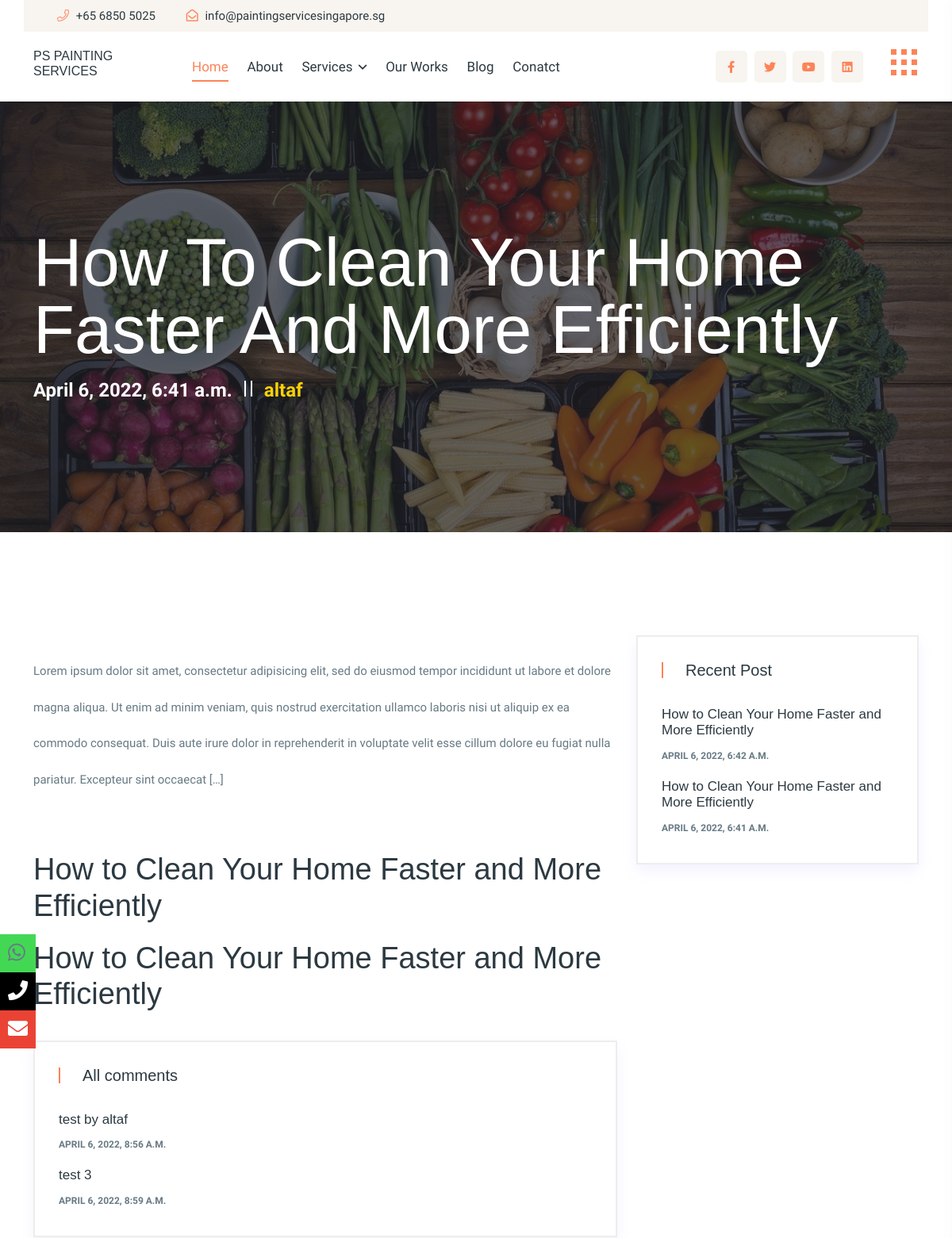
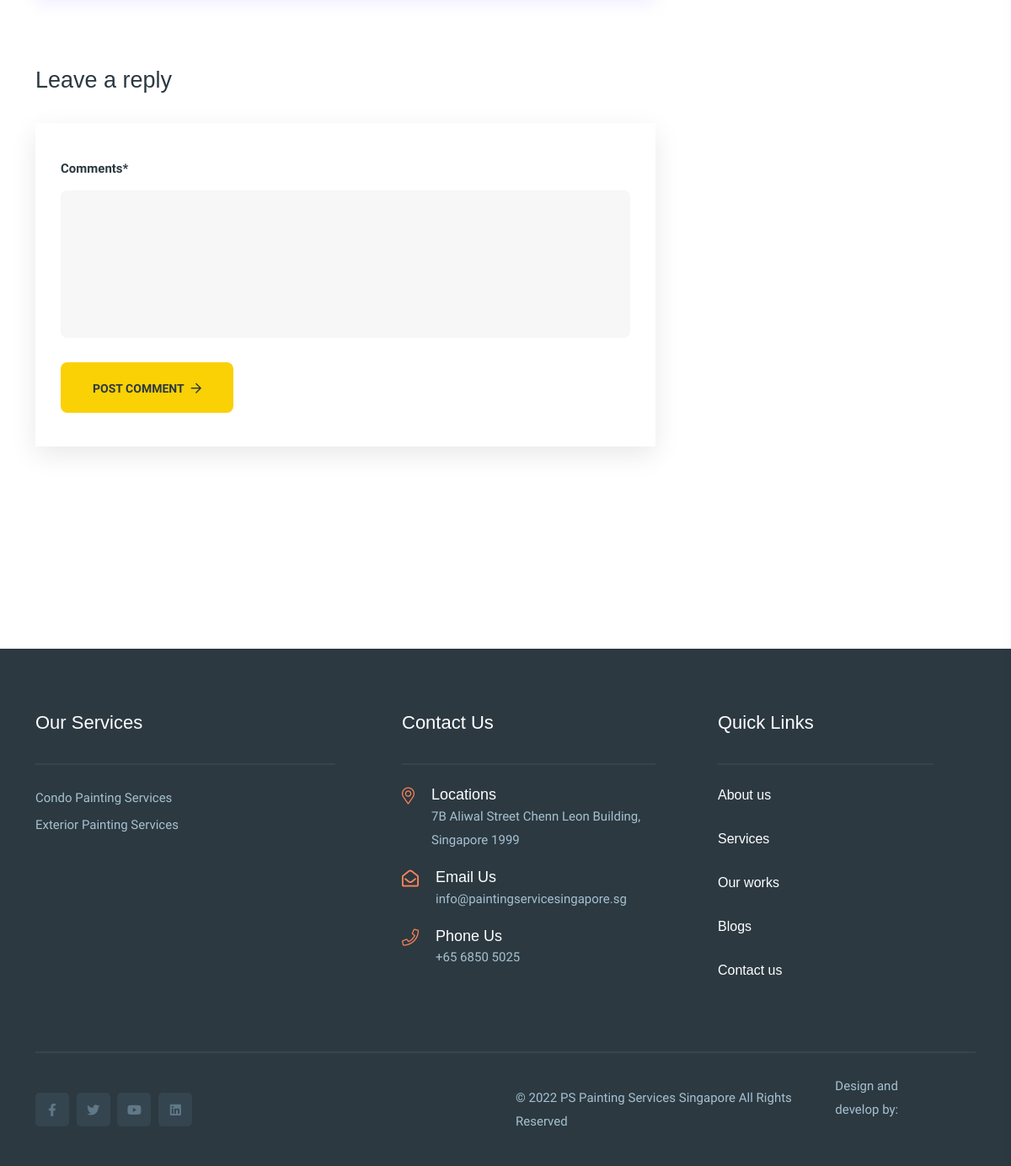
Screenshot of /blog/blog_details/1 with the database file from the repository (2 pictures, top to bottom).
### blogapp/models.py (models this page shows, shortened)
class Blog(models.Model):
    title = models.CharField(max_length=200,null=True,blank=True)
    writer = models.ForeignKey(User, on_delete=models.CASCADE)
    content = models.TextField(blank=True, null=True)
    post_date = models.DateTimeField(auto_now_add=True)
    post_updated = models.DateField(auto_now=True)
    image=models.ImageField(upload_to='post_images', blank=True, null=True)
    view_count=models.IntegerField(default=0)

class Comment(models.Model):
    post = models.ForeignKey(Blog, on_delete=models.CASCADE, related_name='comments')
    text = models.TextField(blank=True, null=True )
    created_date = models.DateTimeField(auto_now_add=True)

### homeapp/models.py (models this page shows, shortened)
class Services(models.Model):
    name= models.CharField(max_length=255, null=True)
    short_description =models.TextField(null=True,blank=True)
    details = models.TextField(null=True,blank=True)
    thumnail_images =  models.ImageField(null=True,blank=True,upload_to="services_images")

### blogapp/views.py (the view, shortened to what this page needs)
# urls.py: path('blog_details/<int:pk>', views.blog_details, name='blog_details'),
def blog_details(request,pk):
    object = Blog.objects.get(pk=pk)
    latest_blogs = Blog.objects.all().order_by('-post_date')[:3]
    post = get_object_or_404(Blog, pk=pk)
    if request.method == "POST":
        text = request.POST.get("text")
        print('------------------------------------test result')
        print(text)
        Comment.objects.create(text=text,post=object)
        return redirect("blogapp:blog_details",pk=post.pk )
    comments=Comment.objects.filter(post=post)
    return render(request,'blogapp/blog_details.html',{'object':object,'latest_blogs':latest_blogs,
    'comments':comments})

### homeapp/context_processors.py (called while the page is built)
def get_services_to_context(request):
    all_services = Services.objects.all()
    return {
        'all_services': all_services
    }

### templates/blogapp/blog_details.html (shortened to what this page needs)
{% extends 'base.html' %}
{% load static %}
{% block content %}
<main>
    <section class="page__title-area pt-160 pb-165 p-relative page__title-overlay" data-background="{{object.image.url}}">
       <div class="container">
          <div class="row">
             <div class="col-xxl-12">
                <div class="page__title-wrapper">
                   <h3 class="page__title">{{object.title}}</h3>
                   <nav aria-label="breadcrumb">
                      <ol class="breadcrumb">
                        <li class="breadcrumb-item"><a href="#">{{object.post_date}}</a></li>
                        <li class="breadcrumb-item active" aria-current="page">{{object.writer}}</li>
                      </ol>
                    </nav>
                </div>
             </div>
          </div>
       </div>
    </section>
    <section class="blog__details-area pt-130 pb-130">
       <div class="container">
          <div class="row">
             <div class="col-xxl-8 col-xl-8 col-lg-8">
                <div class="blog__details-wrapper">
                   <article class="postbox__item postbox__item-single format-image mb-50 transition-3">
                    <div class="postbox__text postbox__text-single mb-35">
                        <p>{{object.content|safe}}</p>
                     </div>
                     <div class="sidebar__widget mb-40">
                        <div class="sidebar__widget-top mb-30">
                           <h3 class="sidebar__widget-title">All comments</h3>
                        </div>
                        <div class="sidebar__widget-content">
                           <div class="sidebar__post rc__post">
                              <ul>
                                 {% if comments %}
                                  {% for latest in comments %}
                                 <li>
                                    <div class="rc__post d-flex align-items-center">
                                       <div class="rc__post-content">
                                          <h3 class="rc__post-title">
                                             <a href="#">{{latest.text}}</a>
                                          </h3>
                                          <div class="rc__meta">
                                             <span>{{latest.created_date}}</span>
                                          </div>
                                       </div>
                                    </div>
                                 </li>
                                 {% endfor %}
                                 {% endif %}
                              </ul>
                           </div>
                        </div>
                     </div>
                      <div class="postbox__content postbox__content-single">
                         <div class="postbox__comment">
                            <div class="postbox__comment-top mb-35">
                               <h3 class="postbox__comment-title">Leave a reply</h3>
                            </div>
                            <div class="postbox__comment-form">
                               <form action="#" method="POST">
                                  <div class="row">
                                     <div class="col-xxl-12">
                                        <div class="postbox__comment-input">
                                           <span>Comments*</span>
                                           <textarea name="text"></textarea>
                                        </div>
                                     </div>
                                     <div class="col-xxl-12">
                                        <div class="postbox__comment-btn">
                                           <button type="submit" class="r-btn r-btn-yellow">Post Comment <i class="far fa-arrow-right"></i></button>
                                        </div>
                                     </div>
                                  </div>
                               </form>
                            </div>
                         </div>
                      </div>
                   </article>
                </div>
             </div>
             <div class="col-xxl-4 col-xl-4 col-lg-4">
                <div class="sidebar__wrapper-2">
                   <div class="sidebar__widget mb-40">
                      <div class="sidebar__widget-top mb-30">
                         <h3 class="sidebar__widget-title">Recent Post</h3>
                      </div>
                      <div class="sidebar__widget-content">
                         <div class="sidebar__post rc__post">
                            <ul>
                                {% for latest in latest_blogs %}
                               <li>
                                  <div class="rc__post d-flex align-items-center">
                                     <div class="rc__post-content">
                                        <h3 class="rc__post-title">
                                           <a href="{% url 'blogapp:blog_details' latest.pk %}">{{latest.title}}</a>
                                        </h3>
                                        <div class="rc__meta">
                                           <span>{{latest.post_date}}</span>
                                        </div>
                                     </div>
                                  </div>
                               </li>
                               {% endfor %}
                            </ul>
                         </div>
                      </div>
                   </div>
                </div>
             </div>
          </div>
       </div>
    </section>
 </main>
{% endblock %}

### templates/global/footer.html (shortened to what this page needs)
{% load static %}
{% block content %}
<footer>
    <div class="footer__area black-bg">
       <div class="footer__top pb-35">
         <div class="container">
           <div class="row">
              <div class="col-xxl-4 col-xl-4 col-lg-4 col-md-6 col-sm-6">
                 <div class="footer__widget mb-50">
                    <div class="footer__widget-top">
                       <h3 class="footer__widget-title">Our Services</h3>
                    </div>
                    <div class="footer__widget-content">
                       <div class="footer__link">
                          <ul>
                             {% for service in all_services %}
                             <li>
                                <a href="{% url 'homeapp:services_details' service.pk %}">{{service.name}}</a>
                             </li>
                             {% endfor %}
                          </ul>
                       </div>
                    </div>
                 </div>
              </div>
              <div class="col-xxl-4 col-xl-4 col-lg-4 col-md-6 col-sm-6">
                 <div class="footer__widget footer__pl-55 mb-50">
                    <div class="footer__widget-top">
                       <h3 class="footer__widget-title">Contact Us</h3>
                    </div>
                    <div class="footer__widget-content ">
                       <div class="footer__info">
                          <ul>
                             <li class="d-flex align-items-start">
                                <div class="footer__info-icon mr-20">
                                   <i class="fal fa-map-marker-alt"></i>
                                </div>
                                <div class="footer__info-text">
                                   <h4>Locations</h4>
                                   <a target="_blank" href="https://g.page/ps-painting-service-singapore?share"> 7B Aliwal Street Chenn Leon Building, Singapore 1999</a>
                                </div>
                             </li>
                             <li class="d-flex align-items-start">
                                <div class="footer__info-icon mr-20">
                                   <i class="far fa-envelope-open"></i>
                                </div>
                                <div class="footer__info-text">
                                   <h4>Email Us</h4>
                                   <a href="#"><span class="__cf_email__">info@paintingservicesingapore.sg</span></a>
                                </div>
                             </li>
                             <li class="d-flex align-items-start">
                                <div class="footer__info-icon mr-20">
                                   <i class="fal fa-phone"></i>
                                </div>
                                <div class="footer__info-text">
                                   <h4>Phone Us</h4>
                                   <a href="tel:+65 6850 5025">+65 6850 5025</a>
                                </div>
                             </li>
                          </ul>
                       </div>
                    </div>
                 </div>
              </div>
              <div class="col-xxl-4 col-xl-4 col-lg-4 col-md-6 col-sm-6">
                 <div class="footer__widget footer__pl-50 footer__pr-50 mb-50">
                    <div class="footer__widget-top">
                       <h3 class="footer__widget-title">Quick Links</h3>
                    </div>
                    <div class="footer__widget-content ">
                       <div class="footer__blog">
                          <ul>
                             <li>
                              <h3 class="footer__blog-sm-title">
                               <a href="{% url 'homeapp:aboutpage' %}">About us</a>
                               </h3>
                             </li>
                           <li>
                              <h3 class="footer__blog-sm-title">
                                 <a href="{% url 'homeapp:servicepage' %}">Services</a>
                              </h3>
                            </li>
                            <li>
                             <h3 class="footer__blog-sm-title">
                              <a href="{% url 'homeapp:workpage' %}">Our works</a>
                            </h3>
                           </li>
                           <li>
                              <h3 class="footer__blog-sm-title">
                               <a href="{% url 'blogapp:blogpage' %}">Blogs</a>
                             </h3>
                            </li>
                           <li>
                              <h3 class="footer__blog-sm-title">
                               <a href="{% url 'homeapp:contactpage' %}">Contact us</a>
                             </h3>
                            </li>
                          </ul>
                       </div>
                    </div>
                 </div>
              </div>
           </div>
         </div>
       </div>
       <div class="footer__bottom">
          <div class="container">
             <div class="footer__bottom-border footer__bottom-border-2">
                <div class="row align-items-center">
                   <div class="col-xxl-6 col-xl-6 col-lg-6 col-md-4">
                      <div class="footer__social footer__social-2">
                          <ul>
                             <li><a href="#"><i class="fab fa-facebook-f"></i></a></li>
                             <li><a href="#"><i class="fab fa-twitter"></i></a></li>
                             <li><a href="#"><i class="fab fa-youtube"></i></a></li>
                             <li><a href="#"><i class="fab fa-linkedin"></i></a></li>
                          </ul>
                      </div>
                   </div>
                   <div class="col-xxl-6 col-xl-6 col-lg-6 col-md-8">
                      <div class="footer__copyright footer__copyright-2 d-sm-flex align-items-center justify-content-md-end">
                         <p>© 2022 PS Painting Services Singapore All Rights Reserved</p>
                         <div class="footer__logo">
                            <p>Design and develop by:</p>
                         </div>
                      </div>
                   </div>
                </div>
             </div>
          </div>
       </div>
    </div>
  </footer>
{% endblock %}

### static/css/default.css (style rules this page uses)
.mb-30 { margin-bottom:30px }
.mb-35 { margin-bottom:35px }
.mb-40 { margin-bottom:40px }
.mb-50 { margin-bottom:50px }
.mr-20 { margin-right:20px }
.pt-130 { padding-top:130px }
.pt-160 { padding-top:160px }
.pb-35 { padding-bottom:35px }
.pb-130 { padding-bottom:130px }
.pb-165 { padding-bottom:165px }

### rows the page displays
Blog: title "How To Clean Your Home Faster And More Efficiently", post_date "April 6, 2022, 6:41 a.m.", writer "altaf", content "Lorem ipsum dolor sit amet, consectetur adipisicing elit, sed do eiusmod tempor incididunt ut labore et dolore magna aliqua. Ut enim ad minim veniam, quis nostrud exercitation ullamco laboris nisi ut aliquip ex ea commodo consequat. Duis aute irure dolor in reprehenderit in voluptate velit esse cillum dolore eu fugiat nulla pariatur. Excepteur sint occaecat […] How to Clean Your Home Faster and More Efficiently How to Clean Your Home Faster and More Efficiently", title "How to Clean Your Home Faster and More Efficiently", post_date "APRIL 6, 2022, 6:41 A.M."
Comment: text "test by altaf", created_date "APRIL 6, 2022, 8:56 A.M."
Comment: text "test 3", created_date "APRIL 6, 2022, 8:59 A.M."
Blog: title "How to Clean Your Home Faster and More Efficiently", post_date "APRIL 6, 2022, 6:42 A.M."
Services: name "Condo Painting Services"
Services: name "Exterior Painting Services"
